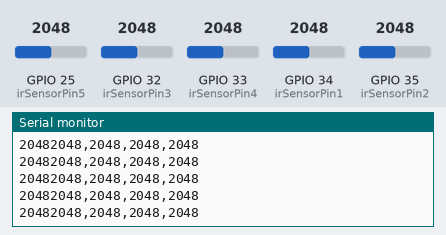
Recording of a sketch running on a simulated ESP32. Parts: the last lines printed to the serial monitor. Inputs (shaded band) come from the test bench; at power-on: GPIO 25 (irSensorPin5) = 2048, GPIO 32 (irSensorPin3) = 2048, GPIO 33 (irSensorPin4) = 2048, GPIO 34 (irSensorPin1) = 2048, GPIO 35 (irSensorPin2) = 2048.

Above: at 1.2 s.
1.3 s: GPIO 25 (irSensorPin5) set to 1070
At 1.9 s:
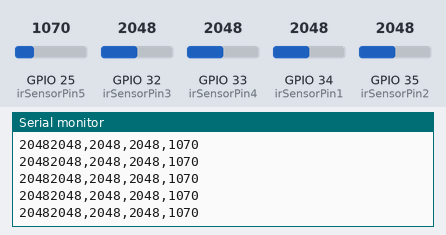
4.3 s: GPIO 25 (irSensorPin5) set to 939
At 4.9 s:
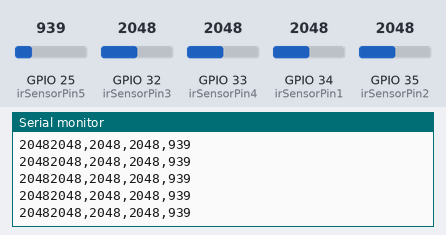
Timing chart, 0 to 5.3 s (numbered marks = the images above; inputs shaded):
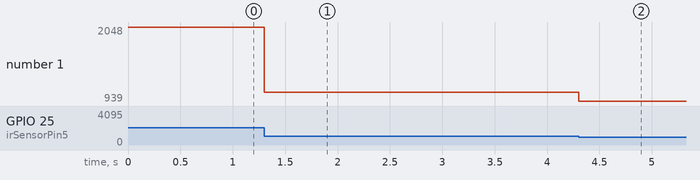

The sketch:

Sensor_Test.ino
```cpp
const int irSensorPin1 = 34;
const int irSensorPin2 = 35;
const int irSensorPin3 = 32;
const int irSensorPin4 = 33;
const int irSensorPin5 = 25;

void setup() {
  Serial.begin(115200); // Initialize serial communication at 115200 baud

  pinMode(irSensorPin1, INPUT);
  pinMode(irSensorPin2, INPUT);
  pinMode(irSensorPin3, INPUT);
  pinMode(irSensorPin4, INPUT);
  pinMode(irSensorPin5, INPUT);
}

void loop() {
  int irSensorValue1 = analogRead(irSensorPin1);
  int irSensorValue2 = analogRead(irSensorPin2);
  int irSensorValue3 = analogRead(irSensorPin3);
  int irSensorValue4 = analogRead(irSensorPin4);
  int irSensorValue5 = analogRead(irSensorPin5);

  Serial.print(irSensorValue1);
  Serial.print("");
  Serial.print(irSensorValue2);
  Serial.print(",");
  Serial.print(irSensorValue3);
  Serial.print(",");
  Serial.print(irSensorValue4);
  Serial.print(",");
  Serial.println(irSensorValue5);

//  delay(1000); // Delay for 1 second (adjust as needed)
}
```

Measured:
- after the input at 1.3 s, the serial monitor: prints a new line at once (image 1)
- after the input at 4.3 s, the serial monitor: prints a new line at once (image 2)
- plotted number 1: 2048 → 1070 after the input at 1.3 s, 1070 → 939 after the input at 4.3 s
